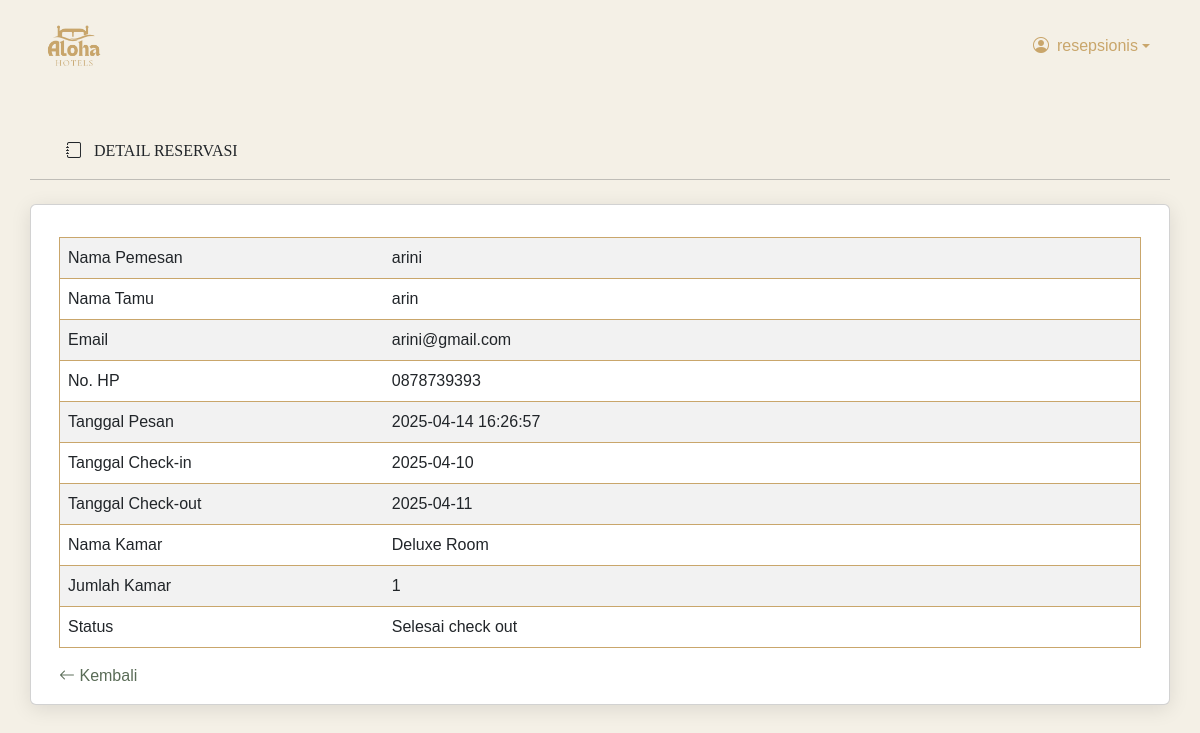
Page /resepsionis/dashboard_resepsionis.php?page=data_pelanggan&id=8 (signed in) on the committed database.
### tables this page shows
CREATE TABLE `reservasi_pelanggan` (
  `id` int(11) NOT NULL,
  `user_id` int(11) NOT NULL,
  `nama_pemesan` varchar(200) NOT NULL,
  `email` varchar(150) NOT NULL,
  `no_hp` varchar(15) NOT NULL,
  `nama_tamu` varchar(200) NOT NULL,
  `tgl_pesan` datetime NOT NULL,
  `checkin` date NOT NULL,
  `checkout` date NOT NULL,
  `jml_kamar` int(3) NOT NULL,
  `total_harga` int(11) NOT NULL,
  `status` enum('menunggu','selesai check in','selesai check out','dibatalkan') NOT NULL DEFAULT 'menunggu',
  `id_kamar` int(11) NOT NULL
);

CREATE TABLE `tb_kamar` (
  `id_kamar` int(11) NOT NULL,
  `nama_kamar` varchar(100) NOT NULL,
  `harga` int(11) NOT NULL,
  `deskripsi` text NOT NULL,
  `total_kamar` int(11) NOT NULL,
  `detail_kamar` text NOT NULL,
  `kapasitas` varchar(250) NOT NULL,
  `gambar` varchar(250) NOT NULL
);

### resepsionis/modul/data_pelanggan.php (the view, shortened to what this page needs)
<?php
include "../lib/koneksi.php";
$id_reservasi = $_GET['id'];
$sql = "SELECT r.*, k.nama_kamar
        FROM reservasi_pelanggan r
        JOIN tb_kamar k ON r.id_kamar = k.id_kamar
        WHERE r.id = ?";
$stmt = $pdo->prepare($sql);
$stmt->execute([$id_reservasi]);
$reservasi = $stmt->fetch();
?>
<!DOCTYPE html>
<html lang="en">
<head>
</head>
<body>
    <div class="container mt-5">
        <div class="row">
            <header>
                <p style="font-family: 'Baskervville', serif;">
                    <span class="icon"><i class="bi bi-journal me-2 mx-4"></i></span>
                    DETAIL RESERVASI
                </p>
            </header>
            <hr class="mb-4">
            <div class="card rounded mb-3" style="box-shadow: 0 4px 20px rgba(0, 0, 0, 0.1);">
                <div class="card-body">
                    <div class="col-sm-12 mt-3">
                        <table class="table table-striped" style="width:100%; border: 1px solid  #c9a66b;">
                            <tbody>
                                <tr>
                                    <td width="30%"> Nama Pemesan</td>
                                    <td><?= $reservasi['nama_pemesan'] ?></td>
                                </tr>
                                <tr>
                                    <td>Nama Tamu</td>
                                    <td><?= $reservasi['nama_tamu'] ?></td>
                                </tr>
                                <tr>
                                    <td>Email</td>
                                    <td><?= $reservasi['email'] ?></td>
                                </tr>
                                <tr>
                                    <td>No. HP</td>
                                    <td><?= $reservasi['no_hp'] ?></td>
                                </tr>
                                <tr>
                                    <td>Tanggal Pesan</td>
                                    <td><?= $reservasi['tgl_pesan'] ?></td>
                                </tr>
                                <tr>
                                    <td>Tanggal Check-in</td>
                                    <td><?= $reservasi['checkin'] ?></td>
                                </tr>
                                <tr>
                                    <td>Tanggal Check-out</td>
                                    <td><?= $reservasi['checkout'] ?></td>
                                </tr>
                                <tr>
                                    <td>Nama Kamar</td>
                                    <td><?= $reservasi['nama_kamar'] ?></td>
                                </tr>
                                <tr>
                                    <td>Jumlah Kamar</td>
                                    <td><?= $reservasi['jml_kamar'] ?></td>
                                </tr>
                                <tr>
                                    <td>Status</td>
                                    <td><?= ucfirst($reservasi['status']) ?></td>
                                </tr>
                            </tbody>
                        </table>
                        <div class="back">
                            <a href="dashboard_resepsionis.php"><i class="bi bi-arrow-left"></i> Kembali</a>
                        </div>
                    </div>
                </div>
            </div>
        </div>
    </div>
</body>
</html>

### asset/css/admin.css (style rules this page uses)
body { background-color: #f4f0e6; font-family: 'Nunito Sans', sans-serif; }

### resepsionis/modul/data_pelanggan.php (style rules this page uses)
.back a { display: inline-block; text-align: center; color: #5A6C57; text-decoration: none; }

### rows in the picture
reservasi_pelanggan: nama_pemesan "arini", nama_tamu "arin", email "arini@gmail.com", no_hp "0878739393", tgl_pesan "2025-04-14 16:26:57", checkin "2025-04-10", checkout "2025-04-11", id_kamar.nama_kamar "Deluxe Room", jml_kamar "1", status "Selesai check out"

### other values in the picture
$_SESSION['username'] "resepsionis"
